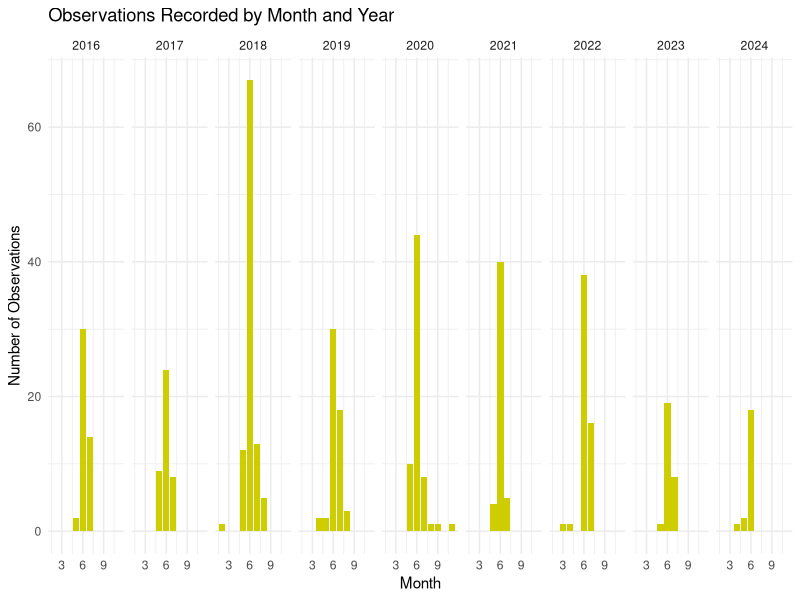
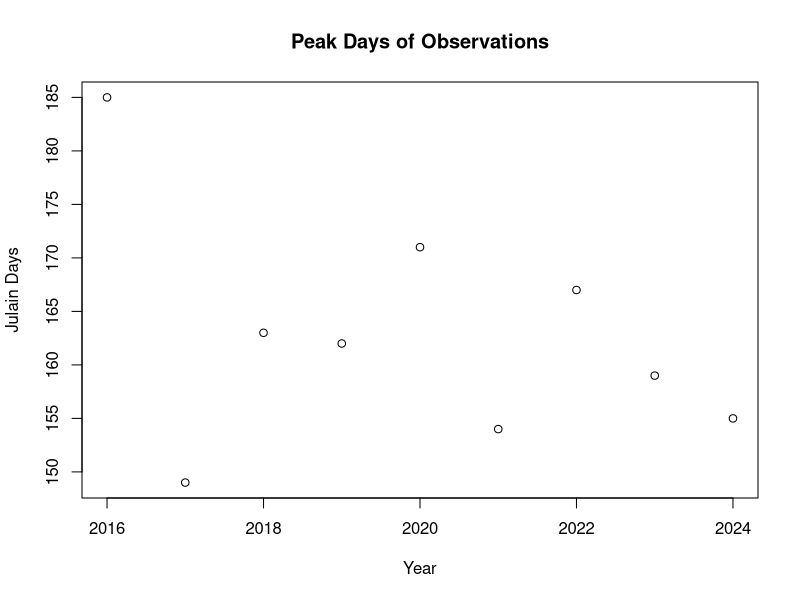

These charts were generated, in order, by the following R code:
## ---- chunk 1
knitr::opts_chunk$set(echo = TRUE)

library(ggplot2)
library(dplyr)


data <- read.csv("UtahFireflies_Revised.csv")
## ---- chunk 2
ggplot(data, aes(x = Month)) +
  geom_bar(fill = "yellow3") +
  facet_grid(~ Year) +
  labs(title = "Observations Recorded by Month and Year",
       x = "Month",
       y = "Number of Observations") +
  theme_minimal()
#Edited with AI to implement/ fix these functions.
## ---- chunk 3

#make plot of Max Julian day
table_Julian <- table(data$Year, data$Julian)
#find the max count each year
max_col <- apply(table_Julian, 1, which.max) 
# create a data frame with year and max Julian day
Max_Julian_Day <- as.numeric(colnames(table_Julian)[max_col])
years <- c(2016, 2017, 2018, 2019, 2020, 2021, 2022, 2023, 2024)
#plot as scatter plot
plot(years, Max_Julian_Day, main = "Peak Days of Observations", xlab = "Year", ylab = "Julain Days")

## ---- chunk 4
#create data frame 
Julian_dataframe <- data.frame(ColumnA = Max_Julian_Day, ColumnB = years)
m1 <- lm( ColumnA ~ ColumnB, data=Julian_dataframe)
# run anova test for p value
anova(m1)
summary(m1)
